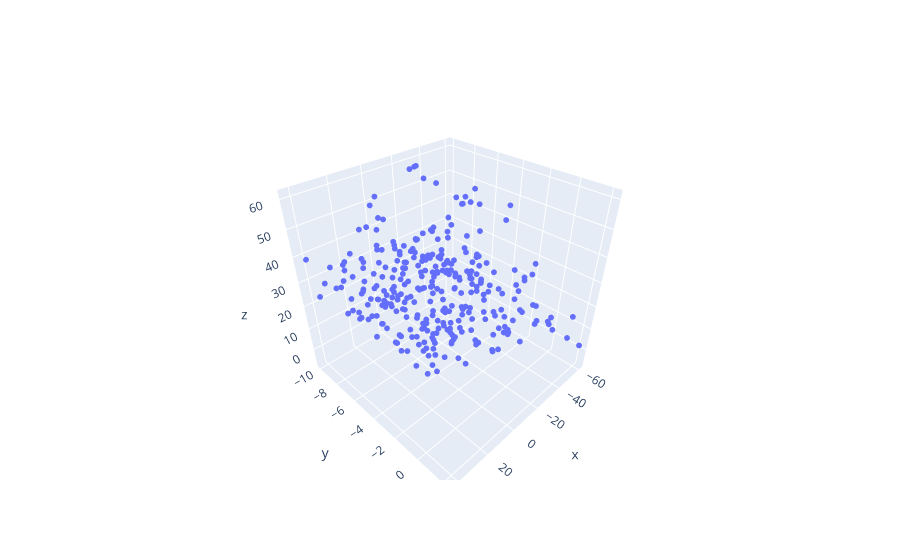

Here is the notebook cell this chart was saved with:
### Code cell
world_points = vo.get_map()['position']
print('Number of world points: ', len(world_points))

x_coords = [point[0] for point in world_points]
y_coords = [point[1] for point in world_points]
z_coords = [point[2] for point in world_points]

fig = go.Figure()
fig.add_trace(go.Scatter3d(x=x_coords, y=y_coords, z=z_coords, mode='markers', marker=dict(size=2)))
fig.show()

### Figure 1 — Plotly figure (JSON) as saved in the notebook; plotly's stock layout.template omitted (floating-point values rounded to 4 significant figures; data arrays with more than 128 entries replaced by an {"elided": "..."} marker saying what was removed)
{"data": [{"marker": {"size": 2}, "mode": "markers", "type": "scatter3d", "x": {"elided": "311 float values"}, "y": {"elided": "311 float values"}, "z": {"elided": "311 float values"}}], "layout": {}}
